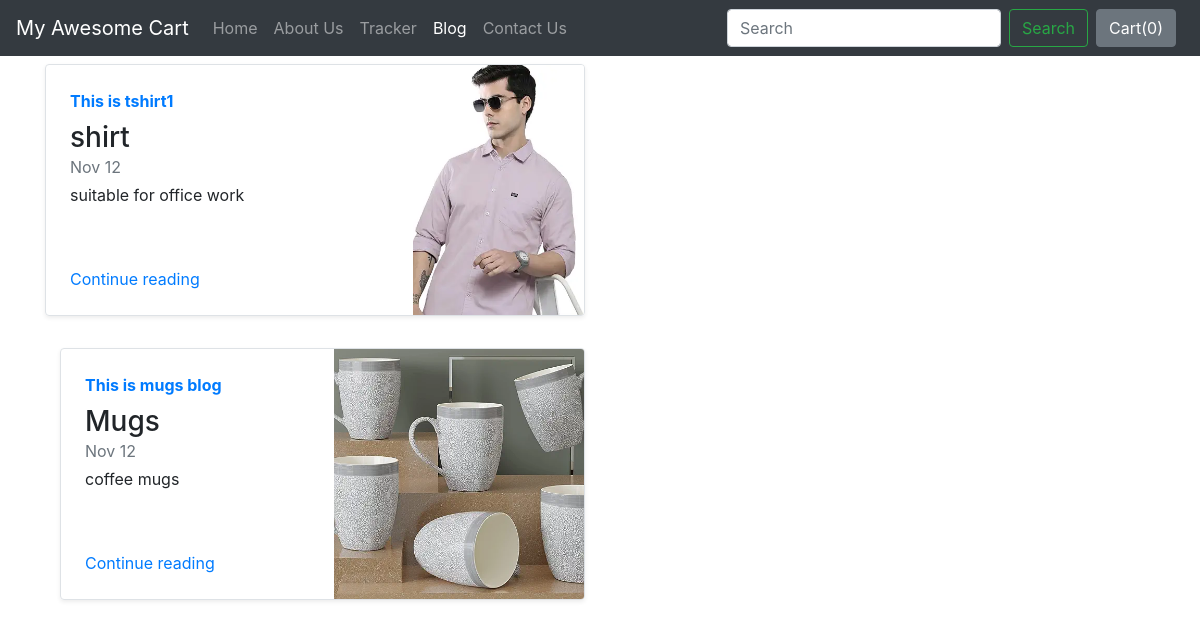
Screenshot of /blog/ with the database file from the repository.
### blog/models.py (models this page shows, shortened)
class Blogpost(models.Model):
    post_id = models.AutoField(primary_key=True)
    title = models.CharField(max_length=50)
    head0 = models.CharField(max_length=500, default="")
    chead0 = models.CharField(max_length=5000, default="")
    head1 = models.CharField(max_length=500, default="")
    chead1 = models.CharField(max_length=5000, default="")
    head2 = models.CharField(max_length=500, default="")
    chead2 = models.CharField(max_length=5000, default="")
    pub_date = models.DateField()
    thumbnail = models.ImageField(upload_to='shop/images', default="")

### blog/views.py (the view)
# urls.py: path("",views.index,name="index"),
def index(request):
    myposts=Blogpost.objects.all()
    return render(request,'blog/index.html',{'myposts':myposts})

### blog/templates/blog/index.html (shortened to what this page needs)
{% extends 'blog/basic.html' %}
{% block body %}
<div class="container">
  <div class="row my-2">
  {% for item in myposts %}
    <div class="col-md-6">
      <div class="row no-gutters border rounded overflow-hidden flex-md-row mb-4 shadow-sm h-md-250 position-relative">
        <div class="col p-4 d-flex flex-column position-static">
          <strong class="d-inline-block mb-2 text-primary">{{item.head0}}</strong>
          <h3 class="mb-0">{{item.title}}</h3>
          <div class="mb-1 text-muted">Nov 12</div>
          <p class="card-text mb-auto">{{item.head1}}</p>
          <a href="blogpost/{{item.post_id}}" class="stretched-link">Continue reading</a>
        </div>
        <div class="col-auto d-none d-lg-block">
          <img src="/media/{{item.thumbnail}}" class="bd-placeholder-img" width="'200" height="250" aria-label="placeholder:thumbnail"/>
        </div>
      </div>
    </div>
    {% if forloop.counter|divisibleby:2 %}
  </div><div class="row my-2">
  {% endif %}
  </div>
  {% endfor %}
{% endblock %}

### rows the page displays
Blogpost: head0 "This is tshirt1", title "shirt", head1 "suitable for office work", thumbnail (picture)
Blogpost: head0 "This is mugs blog", title "Mugs", head1 "coffee mugs", thumbnail (picture)
